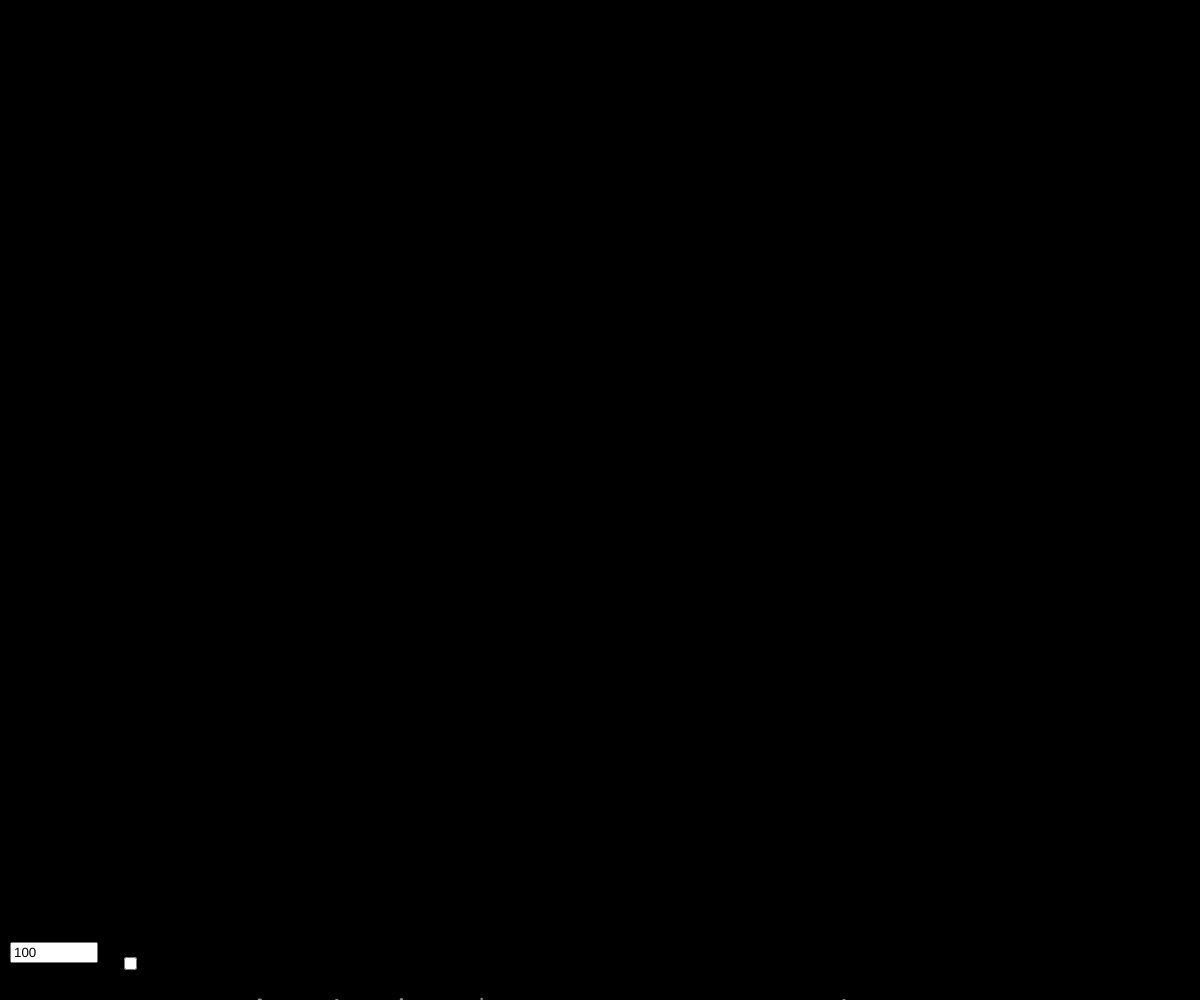
Frame 1 (no input)
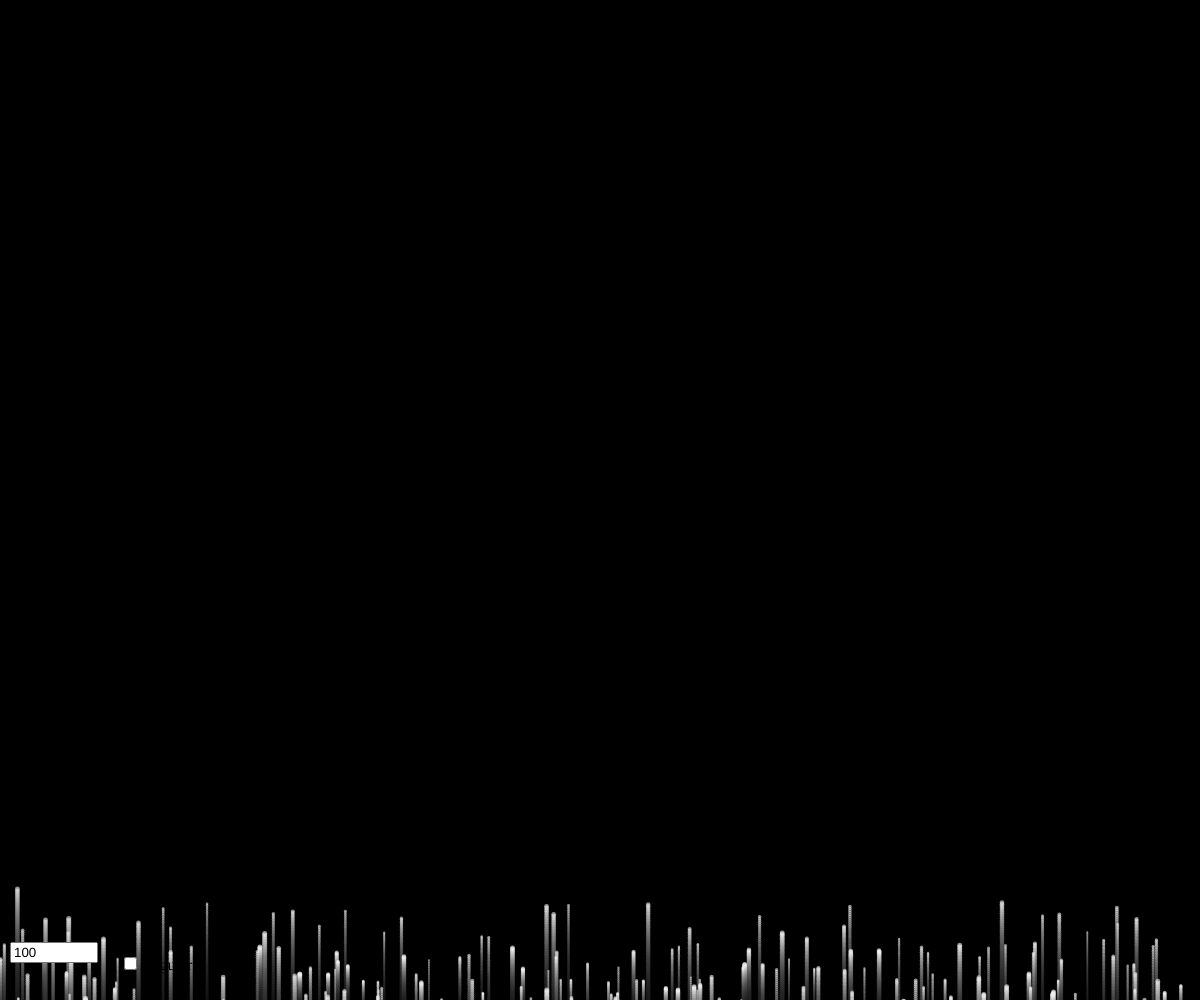
Frame 60 (no input)
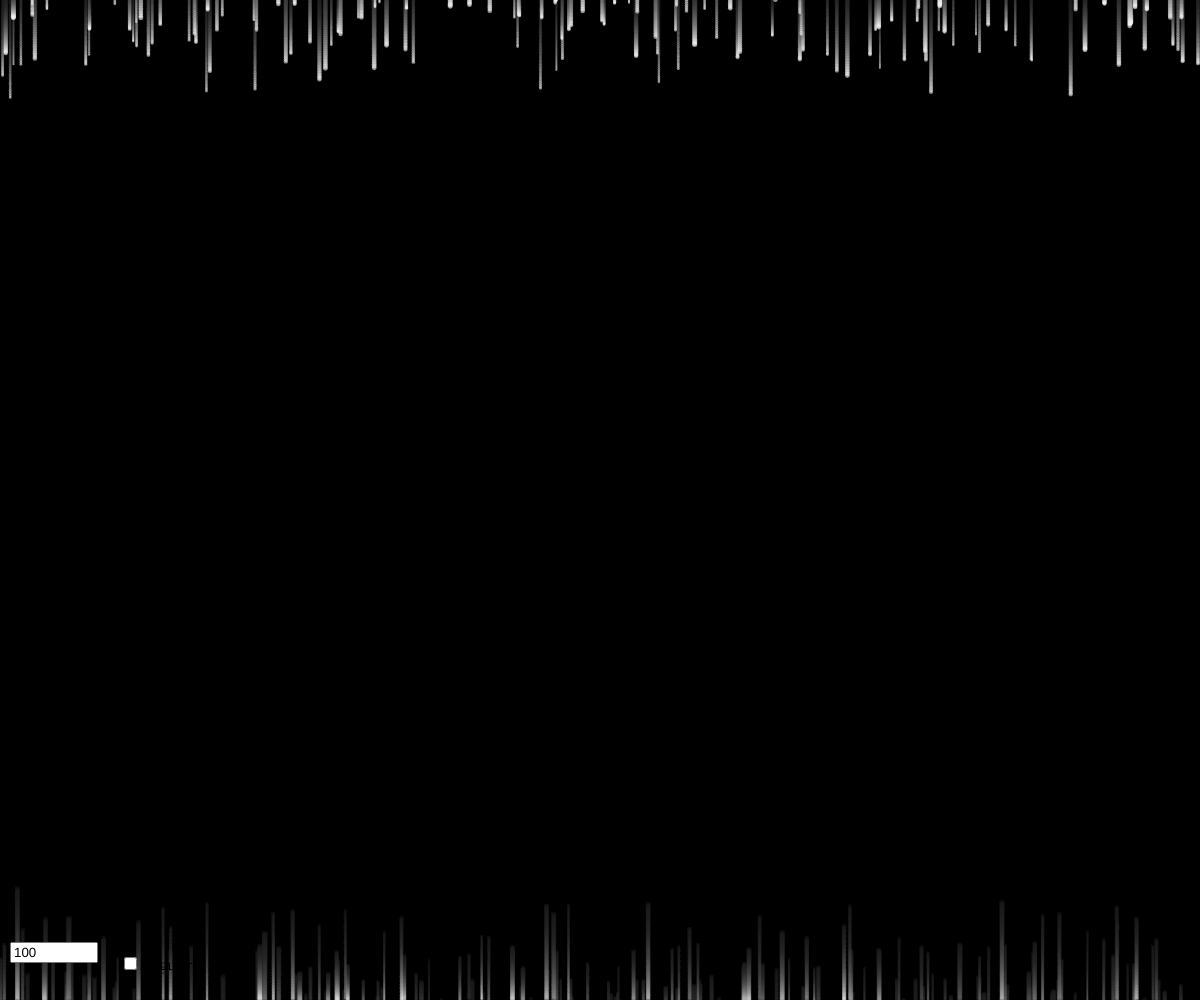
Frame 120 (the mouse pressed at the canvas centre since frame 60)

The p5.js sketch that drew these frames (run headless with seeded random() and noise() and a simulated clock; from frame 60 on, the mouse is pressed at the canvas centre):

// p5.js sketch
// ── sketch.js
let particles;
let bg;
let zoomInput;
let angular;
let mouseYPrev;
let scrollingDown;

function setup() {
  createCanvas(windowWidth, windowHeight);
  particles = [];

  zoomInput = createInput(100, "number");
  zoomInput.position(10, height - 58);
  zoomInput.size(80);
  zoomInput.changed(regen);

  angular = createCheckbox("Angular", false);
  angular.position(120, height - 46);

  // Crear 4000 partículas
  for (let i = 0; i < 4000; i++) {
    let p = new Particle(random(width), random(height));
    particles.push(p);
  }
  regen();
  background(0);

  // Inicializar la posición previa del mouse
  mouseYPrev = mouseY;
  scrollingDown = false;
}

function regen() {
  let r = 5;
  bg = createGraphics(width, height);
  for (let y = 0; y < height; y += r) {
    for (let x = 0; x < width; x += r) {
      let n = noise(x / zoomInput.value(), y / zoomInput.value()) * 255;
      bg.fill(n);
      bg.noStroke();
      bg.rect(x, y, r, r);
    }
  }
}

function draw() {
  blendMode(SCREEN);

  // Obtener la dirección del movimiento de la barra de desplazamiento
  if (mouseY > mouseYPrev) {
    scrollingDown = true;
  } else if (mouseY < mouseYPrev) {
    scrollingDown = false;
  }

  // Si la barra de desplazamiento está bajando, mover las partículas hacia abajo
  // Si está subiendo, moverlas hacia arriba
  if (scrollingDown) {
    for (let p of particles) {
      p.fall();
    }
  } else {
    for (let p of particles) {
      p.rise();
    }
  }

  // Actualizar la posición previa de la barra de desplazamiento
  mouseYPrev = mouseY;

  // Dibujar las partículas
  for (let p of particles) {
    p.draw();
  }

  blendMode(BLEND);
  noStroke();
  fill(0, 10);
  rect(0, 0, width, height);
}

class Particle {
  constructor(x, y) {
    this.x = x;
    this.y = y;
    this.angle = PI / 2; // Ángulo para la caída hacia abajo
    this.speed = random(0.5, 2); // Velocidad de caída más lenta
    this.size = random(2, 5);
    this.col = color(getColor()); // Uso la paleta de colores intensos

    this.reset();
  }

  reset() {
    this.x = random(width);
    this.y = scrollingDown ? random(-height, 0) : random(height, height * 2);
  }

  fall() {
    this.y += this.speed;

    // Reiniciar en la parte superior cuando la partícula alcanza la parte inferior
    if (this.y > height) {
      this.reset();
    }
  }

  rise() {
    this.y -= this.speed;

    // Reiniciar en la parte inferior cuando la partícula alcanza la parte superior
    if (this.y < 0) {
      this.reset();
    }
  }

  draw() {
    fill(this.col);
    noStroke();
    ellipse(this.x, this.y, this.size, this.size);
  }
}

function getColor() {
  // Solo retorna negro o gris
  return random() > 0.5 ? color(150) : color(0);
}

// ── styles.css
body {
    margin: 0;
    overflow: hidden;
}

.image-slider {
    display: flex;
    overflow: hidden;
    animation: slide-left 10s linear infinite;
}

.image-large {
    flex: 2;
    transition: transform 0.5s;
}

.image-small {
    flex: 1;
    transition: transform 0.5s;
}

.image-small img {
    width: 100%;
    height: auto;
}

@keyframes slide-left {
    0% {
        transform: translateX(0);
    }
    100% {
        transform: translateX(-100%);
    }
}
